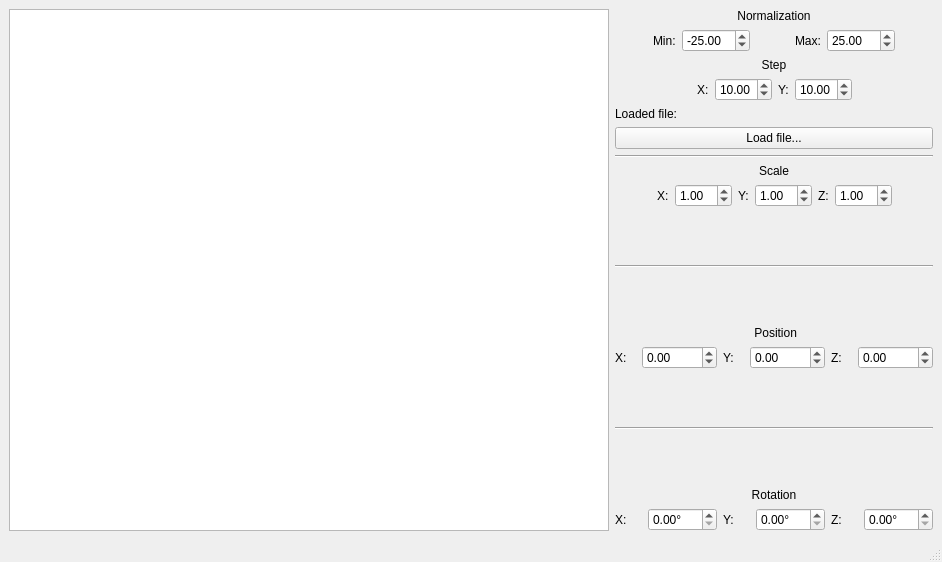
<?xml version="1.0" encoding="UTF-8"?>
<ui version="4.0">
 <class>MainWindow</class>
 <widget class="QMainWindow" name="MainWindow">
  <property name="geometry">
   <rect>
    <x>0</x>
    <y>0</y>
    <width>942</width>
    <height>562</height>
   </rect>
  </property>
  <property name="windowTitle">
   <string>Surface Viewer</string>
  </property>
  <widget class="QWidget" name="centralwidget">
   <layout class="QHBoxLayout" name="horizontalLayout_7">
    <item>
     <widget class="GestureGraphicsView" name="graphicsView">
      <property name="sizePolicy">
       <sizepolicy hsizetype="Expanding" vsizetype="Expanding">
        <horstretch>0</horstretch>
        <verstretch>0</verstretch>
       </sizepolicy>
      </property>
      <property name="minimumSize">
       <size>
        <width>600</width>
        <height>400</height>
       </size>
      </property>
     </widget>
    </item>
    <item>
     <layout class="QVBoxLayout" name="verticalLayout">
      <property name="sizeConstraint">
       <enum>QLayout::SizeConstraint::SetMaximumSize</enum>
      </property>
      <item>
       <widget class="QLabel" name="label">
        <property name="text">
         <string>Normalization</string>
        </property>
        <property name="alignment">
         <set>Qt::AlignmentFlag::AlignCenter</set>
        </property>
       </widget>
      </item>
      <item>
       <layout class="QHBoxLayout" name="horizontalLayout">
        <item>
         <spacer name="horizontalSpacer_4">
          <property name="orientation">
           <enum>Qt::Orientation::Horizontal</enum>
          </property>
          <property name="sizeHint" stdset="0">
           <size>
            <width>40</width>
            <height>20</height>
           </size>
          </property>
         </spacer>
        </item>
        <item>
         <widget class="QLabel" name="label_2">
          <property name="text">
           <string>Min:</string>
          </property>
         </widget>
        </item>
        <item>
         <widget class="QDoubleSpinBox" name="minNormSpinBox">
          <property name="minimum">
           <double>-200.000000000000000</double>
          </property>
          <property name="maximum">
           <double>200.000000000000000</double>
          </property>
          <property name="value">
           <double>-25.000000000000000</double>
          </property>
         </widget>
        </item>
        <item>
         <spacer name="horizontalSpacer_3">
          <property name="orientation">
           <enum>Qt::Orientation::Horizontal</enum>
          </property>
          <property name="sizeHint" stdset="0">
           <size>
            <width>40</width>
            <height>20</height>
           </size>
          </property>
         </spacer>
        </item>
        <item>
         <widget class="QLabel" name="label_3">
          <property name="text">
           <string>Max:</string>
          </property>
         </widget>
        </item>
        <item>
         <widget class="QDoubleSpinBox" name="maxNormSpinBox">
          <property name="minimum">
           <double>-200.000000000000000</double>
          </property>
          <property name="maximum">
           <double>200.000000000000000</double>
          </property>
          <property name="value">
           <double>25.000000000000000</double>
          </property>
         </widget>
        </item>
        <item>
         <spacer name="horizontalSpacer_5">
          <property name="orientation">
           <enum>Qt::Orientation::Horizontal</enum>
          </property>
          <property name="sizeHint" stdset="0">
           <size>
            <width>40</width>
            <height>20</height>
           </size>
          </property>
         </spacer>
        </item>
       </layout>
      </item>
      <item>
       <widget class="QLabel" name="label_4">
        <property name="text">
         <string>Step</string>
        </property>
        <property name="alignment">
         <set>Qt::AlignmentFlag::AlignCenter</set>
        </property>
       </widget>
      </item>
      <item>
       <layout class="QHBoxLayout" name="horizontalLayout_2">
        <item>
         <spacer name="horizontalSpacer">
          <property name="orientation">
           <enum>Qt::Orientation::Horizontal</enum>
          </property>
          <property name="sizeHint" stdset="0">
           <size>
            <width>40</width>
            <height>20</height>
           </size>
          </property>
         </spacer>
        </item>
        <item>
         <widget class="QLabel" name="label_17">
          <property name="text">
           <string>X:</string>
          </property>
         </widget>
        </item>
        <item>
         <widget class="QDoubleSpinBox" name="stepXSpinBox">
          <property name="minimum">
           <double>1.000000000000000</double>
          </property>
          <property name="maximum">
           <double>50.000000000000000</double>
          </property>
          <property name="value">
           <double>10.000000000000000</double>
          </property>
         </widget>
        </item>
        <item>
         <widget class="QLabel" name="label_18">
          <property name="text">
           <string>Y:</string>
          </property>
         </widget>
        </item>
        <item>
         <widget class="QDoubleSpinBox" name="stepYSpinBox">
          <property name="minimum">
           <double>1.000000000000000</double>
          </property>
          <property name="maximum">
           <double>50.000000000000000</double>
          </property>
          <property name="value">
           <double>10.000000000000000</double>
          </property>
         </widget>
        </item>
        <item>
         <spacer name="horizontalSpacer_2">
          <property name="orientation">
           <enum>Qt::Orientation::Horizontal</enum>
          </property>
          <property name="sizeHint" stdset="0">
           <size>
            <width>40</width>
            <height>20</height>
           </size>
          </property>
         </spacer>
        </item>
       </layout>
      </item>
      <item>
       <widget class="QLabel" name="loadedFileLabel">
        <property name="text">
         <string>Loaded file:</string>
        </property>
       </widget>
      </item>
      <item>
       <widget class="QPushButton" name="loadFileButton">
        <property name="text">
         <string>Load file...</string>
        </property>
       </widget>
      </item>
      <item>
       <widget class="Line" name="line_4">
        <property name="orientation">
         <enum>Qt::Orientation::Horizontal</enum>
        </property>
       </widget>
      </item>
      <item>
       <widget class="QLabel" name="label_13">
        <property name="text">
         <string>Scale</string>
        </property>
        <property name="alignment">
         <set>Qt::AlignmentFlag::AlignCenter</set>
        </property>
       </widget>
      </item>
      <item>
       <layout class="QHBoxLayout" name="horizontalLayout_4">
        <item>
         <spacer name="horizontalSpacer_6">
          <property name="orientation">
           <enum>Qt::Orientation::Horizontal</enum>
          </property>
          <property name="sizeHint" stdset="0">
           <size>
            <width>40</width>
            <height>20</height>
           </size>
          </property>
         </spacer>
        </item>
        <item>
         <widget class="QLabel" name="label_14">
          <property name="text">
           <string>X:</string>
          </property>
         </widget>
        </item>
        <item>
         <widget class="QDoubleSpinBox" name="scaleXSpinBox">
          <property name="maximum">
           <double>10.000000000000000</double>
          </property>
          <property name="value">
           <double>1.000000000000000</double>
          </property>
         </widget>
        </item>
        <item>
         <widget class="QLabel" name="label_15">
          <property name="text">
           <string>Y:</string>
          </property>
         </widget>
        </item>
        <item>
         <widget class="QDoubleSpinBox" name="scaleYSpinBox">
          <property name="maximum">
           <double>10.000000000000000</double>
          </property>
          <property name="value">
           <double>1.000000000000000</double>
          </property>
         </widget>
        </item>
        <item>
         <widget class="QLabel" name="label_16">
          <property name="text">
           <string>Z:</string>
          </property>
         </widget>
        </item>
        <item>
         <widget class="QDoubleSpinBox" name="scaleZSpinBox">
          <property name="maximum">
           <double>10.000000000000000</double>
          </property>
          <property name="value">
           <double>1.000000000000000</double>
          </property>
         </widget>
        </item>
        <item>
         <spacer name="horizontalSpacer_7">
          <property name="orientation">
           <enum>Qt::Orientation::Horizontal</enum>
          </property>
          <property name="sizeHint" stdset="0">
           <size>
            <width>40</width>
            <height>20</height>
           </size>
          </property>
         </spacer>
        </item>
       </layout>
      </item>
      <item>
       <spacer name="verticalSpacer">
        <property name="orientation">
         <enum>Qt::Orientation::Vertical</enum>
        </property>
        <property name="sizeHint" stdset="0">
         <size>
          <width>20</width>
          <height>40</height>
         </size>
        </property>
       </spacer>
      </item>
      <item>
       <widget class="Line" name="line_2">
        <property name="orientation">
         <enum>Qt::Orientation::Horizontal</enum>
        </property>
       </widget>
      </item>
      <item>
       <spacer name="verticalSpacer_3">
        <property name="orientation">
         <enum>Qt::Orientation::Vertical</enum>
        </property>
        <property name="sizeHint" stdset="0">
         <size>
          <width>20</width>
          <height>40</height>
         </size>
        </property>
       </spacer>
      </item>
      <item>
       <widget class="QLabel" name="label_5">
        <property name="text">
         <string> Position</string>
        </property>
        <property name="alignment">
         <set>Qt::AlignmentFlag::AlignCenter</set>
        </property>
       </widget>
      </item>
      <item>
       <layout class="QHBoxLayout" name="horizontalLayout_3">
        <item>
         <widget class="QLabel" name="label_6">
          <property name="text">
           <string>X:</string>
          </property>
         </widget>
        </item>
        <item>
         <widget class="QDoubleSpinBox" name="posXSpinBox">
          <property name="minimum">
           <double>-1000.000000000000000</double>
          </property>
          <property name="maximum">
           <double>1000.000000000000000</double>
          </property>
         </widget>
        </item>
        <item>
         <widget class="QLabel" name="label_7">
          <property name="text">
           <string>Y:</string>
          </property>
         </widget>
        </item>
        <item>
         <widget class="QDoubleSpinBox" name="posYSpinBox">
          <property name="minimum">
           <double>-1000.000000000000000</double>
          </property>
          <property name="maximum">
           <double>1000.000000000000000</double>
          </property>
         </widget>
        </item>
        <item>
         <widget class="QLabel" name="label_8">
          <property name="text">
           <string>Z:</string>
          </property>
         </widget>
        </item>
        <item>
         <widget class="QDoubleSpinBox" name="posZSpinBox">
          <property name="minimum">
           <double>-1000.000000000000000</double>
          </property>
          <property name="maximum">
           <double>1000.000000000000000</double>
          </property>
         </widget>
        </item>
       </layout>
      </item>
      <item>
       <spacer name="verticalSpacer_4">
        <property name="orientation">
         <enum>Qt::Orientation::Vertical</enum>
        </property>
        <property name="sizeHint" stdset="0">
         <size>
          <width>20</width>
          <height>40</height>
         </size>
        </property>
       </spacer>
      </item>
      <item>
       <widget class="Line" name="line_3">
        <property name="orientation">
         <enum>Qt::Orientation::Horizontal</enum>
        </property>
       </widget>
      </item>
      <item>
       <spacer name="verticalSpacer_5">
        <property name="orientation">
         <enum>Qt::Orientation::Vertical</enum>
        </property>
        <property name="sizeHint" stdset="0">
         <size>
          <width>20</width>
          <height>40</height>
         </size>
        </property>
       </spacer>
      </item>
      <item>
       <widget class="QLabel" name="label_9">
        <property name="text">
         <string>Rotation</string>
        </property>
        <property name="alignment">
         <set>Qt::AlignmentFlag::AlignCenter</set>
        </property>
       </widget>
      </item>
      <item>
       <layout class="QVBoxLayout" name="verticalLayout_2">
        <item>
         <layout class="QHBoxLayout" name="horizontalLayout_6">
          <item>
           <widget class="QLabel" name="label_10">
            <property name="text">
             <string>X:</string>
            </property>
           </widget>
          </item>
          <item>
           <widget class="QDoubleSpinBox" name="rotXSpinBox">
            <property name="suffix">
             <string>°</string>
            </property>
            <property name="minimum">
             <double>0.000000000000000</double>
            </property>
            <property name="maximum">
             <double>360.000000000000000</double>
            </property>
           </widget>
          </item>
          <item>
           <widget class="QLabel" name="label_11">
            <property name="text">
             <string>Y:</string>
            </property>
           </widget>
          </item>
          <item>
           <widget class="QDoubleSpinBox" name="rotYSpinBox">
            <property name="suffix">
             <string>°</string>
            </property>
            <property name="minimum">
             <double>0.000000000000000</double>
            </property>
            <property name="maximum">
             <double>360.000000000000000</double>
            </property>
           </widget>
          </item>
          <item>
           <widget class="QLabel" name="label_12">
            <property name="text">
             <string>Z:</string>
            </property>
           </widget>
          </item>
          <item>
           <widget class="QDoubleSpinBox" name="rotZSpinBox">
            <property name="suffix">
             <string>°</string>
            </property>
            <property name="minimum">
             <double>0.000000000000000</double>
            </property>
            <property name="maximum">
             <double>360.000000000000000</double>
            </property>
           </widget>
          </item>
         </layout>
        </item>
       </layout>
      </item>
     </layout>
    </item>
   </layout>
  </widget>
  <widget class="QMenuBar" name="menubar">
   <property name="geometry">
    <rect>
     <x>0</x>
     <y>0</y>
     <width>942</width>
     <height>24</height>
    </rect>
   </property>
  </widget>
  <widget class="QStatusBar" name="statusbar"/>
 </widget>
 <customwidgets>
  <customwidget>
   <class>GestureGraphicsView</class>
   <extends>QGraphicsView</extends>
   <header>gesturegraphicsview.h</header>
  </customwidget>
 </customwidgets>
 <resources/>
 <connections/>
</ui>
